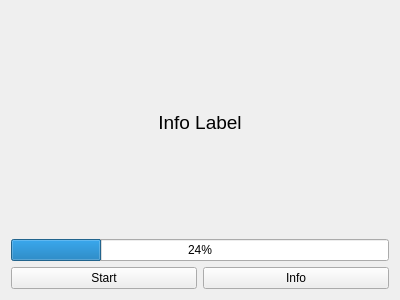
<?xml version="1.0" encoding="UTF-8"?>
<ui version="4.0">
 <class>MainWindow</class>
 <widget class="QMainWindow" name="MainWindow">
  <property name="geometry">
   <rect>
    <x>0</x>
    <y>0</y>
    <width>400</width>
    <height>300</height>
   </rect>
  </property>
  <property name="windowTitle">
   <string>MainWindow</string>
  </property>
  <widget class="QWidget" name="centralWidget">
   <layout class="QGridLayout" name="gridLayout">
    <item row="1" column="0" colspan="2">
     <widget class="QProgressBar" name="progressBar">
      <property name="value">
       <number>24</number>
      </property>
     </widget>
    </item>
    <item row="2" column="0">
     <widget class="QPushButton" name="pushButtonStart">
      <property name="text">
       <string>Start</string>
      </property>
     </widget>
    </item>
    <item row="2" column="1">
     <widget class="QPushButton" name="pushButtonInfo">
      <property name="text">
       <string>Info</string>
      </property>
     </widget>
    </item>
    <item row="0" column="0" colspan="2">
     <widget class="QLabel" name="label">
      <property name="font">
       <font>
        <pointsize>14</pointsize>
       </font>
      </property>
      <property name="text">
       <string>Info Label</string>
      </property>
      <property name="alignment">
       <set>Qt::AlignCenter</set>
      </property>
     </widget>
    </item>
   </layout>
  </widget>
 </widget>
 <layoutdefault spacing="6" margin="11"/>
 <resources/>
 <connections/>
</ui>
